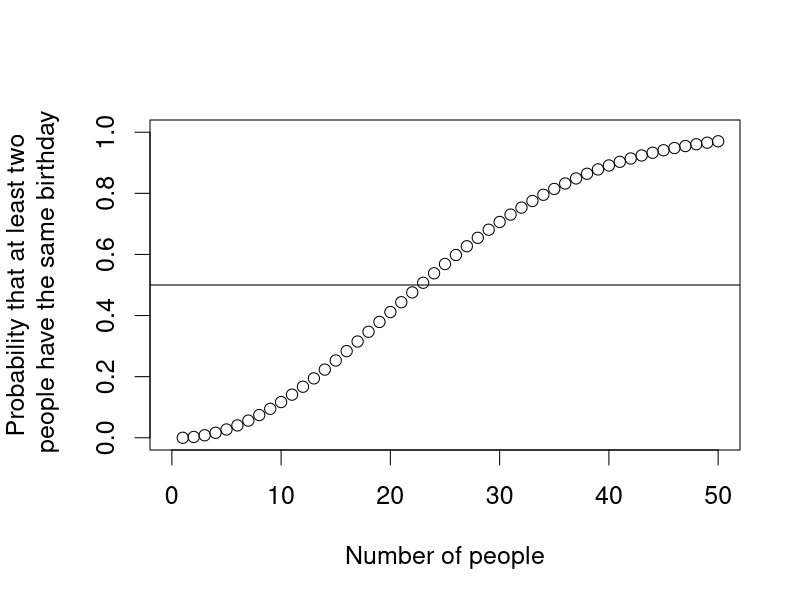

Write the R code that produced this figure. (Note: this script raises an error after producing the figure.)
## ---- chunk 1
par(cex = 1.5, mar = c(5, 5, 4, 2))
birthday <- function(k) {
    logdenom <- k * log(365) + lfactorial(365 - k) # log denominator
    lognumer <- lfactorial(365) # log numerator
    ## P(at least two have the same bday) = 1 - P(nobody has the same bday)
    pr <- 1 - exp(lognumer - logdenom) # transform back
    return(pr)
}

k <- 1:50
bday <- birthday(k)  # call the function
names(bday) <- k  # add labels
plot(k, bday, xlab = "Number of people", xlim = c(0, 50), ylim = c(0, 1),
     ylab = "Probability that at least two\n people have the same birthday")
abline(h = 0.5) # horizontal 0.5 line
bday[20:25]
## ---- chunk 2
k <- 23 # number of people
sims <- 1000 # number of simulations
event <- 0 # counter

for (i in 1:sims) {
    days <- sample(1:365, k, replace = TRUE)
    days.unique <- unique(days) # unique birthdays
    ## if there are duplicates, the number of unique birthdays
    ## will be less than the number of birthdays, which is `k'
    if (length(days.unique) < k) {
        event <- event + 1
    }
}

## fraction of trials where at least two bdays are the same
answer <- event / sims
answer
## ---- chunk 3
choose(84, 6)
## ---- chunk 4
data("FLVoters", package = "qss")
dim(FLVoters) # before removal of missing data

FLVoters <- na.omit(FLVoters)
dim(FLVoters) # after removal

margin.race <- prop.table(table(FLVoters$race))
margin.race

margin.gender <- prop.table(table(FLVoters$gender))
margin.gender

prop.table(table(FLVoters$race[FLVoters$gender == "f"]))

joint.p <- prop.table(table(race = FLVoters$race, gender = FLVoters$gender))
joint.p

rowSums(joint.p)
colSums(joint.p)
## ---- chunk 5
FLVoters$age.group <- NA # initialize a variable
FLVoters$age.group[FLVoters$age <= 20] <- 1
FLVoters$age.group[FLVoters$age > 20 & FLVoters$age <= 40] <- 2
FLVoters$age.group[FLVoters$age > 40 & FLVoters$age <= 60] <- 3
FLVoters$age.group[FLVoters$age > 60] <- 4

joint3 <-
    prop.table(table(race = FLVoters$race, age.group = FLVoters$age.group,
                     gender = FLVoters$gender))
joint3

## marginal probabilities for age groups
margin.age <- prop.table(table(FLVoters$age.group))
margin.age

## P(black and female | above 60)
joint3["black", 4, "f"] / margin.age[4]

## two-way joint probability table for age group and gender
joint2 <- prop.table(table(age.group = FLVoters$age.group,
                           gender = FLVoters$gender))
joint2
joint2[4, "f"] # P(above 60 and female)

## P(black | female and above 60)
joint3["black", 4, "f"] / joint2[4, "f"]
## ---- chunk 6
par(cex = 1.5)
plot(c(margin.race * margin.gender["f"]), # product of marginal probs.
     c(joint.p[, "f"]), # joint probabilities
     xlim = c(0, 0.4), ylim = c(0, 0.4),
     xlab = "P(race) * P(female)", ylab = "P(race and female)")
abline(0, 1) # 45 degree line

par(cex = 1.5)

## joint independence
plot(c(joint3[, 4, "f"]), # joint probability
     margin.race * margin.age[4] * margin.gender["f"], # product of marginals
     xlim = c(0, 0.3), ylim = c(0, 0.3), main = "Joint independence",
     xlab = "P(race and above 60 and female)",
     ylab = "P(race) * P(above 60) * P(female)")
abline(0, 1)

## conditional independence given female
plot(c(joint3[, 4, "f"]) / margin.gender["f"], # joint prob. given female
     ## product of marginals
     (joint.p[, "f"] / margin.gender["f"]) *
         (joint2[4, "f"] / margin.gender["f"]),
     xlim = c(0, 0.3), ylim = c(0, 0.3), main = "Marginal independence",
     xlab = "P(race and above 60 | female)",
     ylab = "P(race | female) * P(above 60 | female)")
abline(0, 1)

sims <- 1000
doors <- c("goat", "goat", "car")
result.switch <- result.noswitch <- rep(NA, sims)

for (i in 1:sims) {
    ## randomly choose the initial door
    first <- sample(1:3, size = 1)
    result.noswitch[i] <- doors[first]
    remain <- doors[-first] # remaining two doors
    ## Monty chooses one door with a goat
    monty <- sample((1:2)[remain == "goat"], size = 1)
    result.switch[i] <- remain[-monty]
}

mean(result.noswitch == "car")
mean(result.switch == "car")
## ---- chunk 7
data("cnames", package = "qss")
dim(cnames)

x <- c("blue", "red", "yellow")
y <- c("orange", "blue")

## match x with y
match(x, y) # `blue' appears in the 2nd element of y

## match y with x
match(y, x) # `blue' appears in the 1st element of x

FLVoters <- FLVoters[!is.na(match(FLVoters$surname, cnames$surname)), ]
dim(FLVoters)

whites <- subset(FLVoters, subset = (race == "white"))
w.indx <- match(whites$surname, cnames$surname)
head(w.indx)

## relevant variables
vars <- c("pctwhite", "pctblack", "pctapi", "pcthispanic", "pctothers")
mean(apply(cnames[w.indx, vars], 1, max) == cnames$pctwhite[w.indx])

## blacks
blacks <- subset(FLVoters, subset = (race == "black"))
b.indx <- match(blacks$surname, cnames$surname)

mean(apply(cnames[b.indx, vars], 1, max) == cnames$pctblack[b.indx])

## Hispanics
hispanics <- subset(FLVoters, subset = (race == "hispanic"))
h.indx <- match(hispanics$surname, cnames$surname)

mean(apply(cnames[h.indx, vars], 1, max) == cnames$pcthispanic[h.indx])

## Asians
asians <- subset(FLVoters, subset = (race == "asian"))
a.indx <- match(asians$surname, cnames$surname)

mean(apply(cnames[a.indx, vars], 1, max) == cnames$pctapi[a.indx])

indx <- match(FLVoters$surname, cnames$surname)

## whites false discovery rate
1 - mean(FLVoters$race[apply(cnames[indx, vars], 1, max) ==
                           cnames$pctwhite[indx]] == "white")

## black false discovery rate
1 - mean(FLVoters$race[apply(cnames[indx, vars], 1, max) ==
                           cnames$pctblack[indx]] == "black")

## Hispanic false discovery rate
1 - mean(FLVoters$race[apply(cnames[indx, vars], 1, max) ==
                           cnames$pcthispanic[indx]] == "hispanic")

## Asian false discovery rate
1 - mean(FLVoters$race[apply(cnames[indx, vars], 1, max) ==
                           cnames$pctapi[indx]] == "asian")

data("FLCensus", package = "qss")

## compute proportions by applying weighted.mean() to each column
race.prop <-
    apply(FLCensus[, c("white", "black", "api", "hispanic", "others")],
          2, weighted.mean, weights = FLCensus$total.pop)

race.prop # race proportions in Florida

total.count <- sum(cnames$count)

## P(surname | race) = P(race | surname) * P(surname) / P(race)
cnames$name.white <- (cnames$pctwhite / 100) *
    (cnames$count / total.count) / race.prop["white"]

cnames$name.black <- (cnames$pctblack / 100) *
    (cnames$count / total.count) / race.prop["black"]

cnames$name.hispanic <- (cnames$pcthispanic / 100) *
    (cnames$count / total.count) / race.prop["hispanic"]

cnames$name.asian <- (cnames$pctapi / 100) *
    (cnames$count / total.count) / race.prop["api"]

cnames$name.others <- (cnames$pctothers / 100) *
    (cnames$count / total.count) / race.prop["others"]

FLVoters <- merge(x = FLVoters, y = FLCensus, by = c("county", "VTD"),
                  all = FALSE)

## P(surname | residence) = sum_race P(surname | race) P(race | residence)
indx <- match(FLVoters$surname, cnames$surname)

FLVoters$name.residence <- cnames$name.white[indx] * FLVoters$white +
    cnames$name.black[indx] * FLVoters$black +
    cnames$name.hispanic[indx] * FLVoters$hispanic +
    cnames$name.asian[indx] * FLVoters$api +
    cnames$name.others[indx] * FLVoters$others

## P(race | surname, residence) = P(surname | race) * P(race | residence)
##                                / P(surname | residence)
FLVoters$pre.white <- cnames$name.white[indx] * FLVoters$white /
    FLVoters$name.residence

FLVoters$pre.black <- cnames$name.black[indx] * FLVoters$black /
    FLVoters$name.residence

FLVoters$pre.hispanic <- cnames$name.hispanic[indx] * FLVoters$hispanic /
    FLVoters$name.residence

FLVoters$pre.asian <- cnames$name.asian[indx] * FLVoters$api /
    FLVoters$name.residence

FLVoters$pre.others <- 1 - FLVoters$pre.white - FLVoters$pre.black -
    FLVoters$pre.hispanic - FLVoters$pre.asian

## relevant variables
vars1 <- c("pre.white", "pre.black", "pre.hispanic", "pre.asian",
           "pre.others")
## whites
whites <- subset(FLVoters, subset = (race == "white"))
mean(apply(whites[, vars1], 1, max) == whites$pre.white)

## blacks
blacks <- subset(FLVoters, subset = (race == "black"))
mean(apply(blacks[, vars1], 1, max) == blacks$pre.black)

## Hispanics
hispanics <- subset(FLVoters, subset = (race == "hispanic"))
mean(apply(hispanics[, vars1], 1, max) == hispanics$pre.hispanic)

## Asians
asians <- subset(FLVoters, subset = (race == "asian"))
mean(apply(asians[, vars1], 1, max) == asians$pre.asian)

## proportion of blacks among those with surname "White"
cnames$pctblack[cnames$surname == "WHITE"]

## predicted probability of being black given residence location
summary(FLVoters$pre.black[FLVoters$surname == "WHITE"])

## whites
1 - mean(FLVoters$race[apply(FLVoters[, vars1], 1, max) ==
                           FLVoters$pre.white] == "white")

## blacks
1 - mean(FLVoters$race[apply(FLVoters[, vars1], 1, max) ==
                           FLVoters$pre.black] == "black")

## Hispanics
1 - mean(FLVoters$race[apply(FLVoters[, vars1], 1, max) ==
                           FLVoters$pre.hispanic] == "hispanic")

## Asians
1 - mean(FLVoters$race[apply(FLVoters[, vars1], 1, max) ==
                           FLVoters$pre.asian] == "asian")
## ---- chunk 8
## uniform PDF: x = 0.5, interval = [0, 1]
dunif(0.5, min = 0, max = 1)

## uniform CDF: x = 1, interval = [-2, 2]
punif(1, min = -2, max = 2)

sims <- 1000
p <- 0.5 # success probabilities
x <- runif(sims, min = 0, max = 1) # uniform [0, 1]
head(x)

y <- as.integer(x <= p) # Bernoulli; turn TRUE/FALSE to 1/0
head(y)
mean(y) # close to success probability p, proportion of 1's vs. 0's
## ---- chunk 9
## PMF when x = 2, n = 3, p = 0.5
dbinom(2, size = 3, prob = 0.5)

## CDF when x = 1, n = 3, p = 0.5
pbinom(1, size = 3, prob = 0.5)

## number of voters who turn out
voters <- c(1000, 10000, 100000)
dbinom(voters / 2, size = voters, prob = 0.5)
## ---- chunk 10
## theoretical variance: p was set to 0.5 earlier
p * (1-p)

## sample variance using `y' generated earlier
var(y)
## ---- chunk 11
data("pres08", package = "qss")

## two-party vote share
pres08$p <- pres08$Obama / (pres08$Obama + pres08$McCain)

par(cex = 1.5)
n.states <- nrow(pres08) # number of states
n <- 1000 # number of respondents
sims <- 10000 # number of simulations

## Obama's electoral votes
Obama.ev <- rep(NA, sims)

for (i in 1:sims) {
    ## samples number of votes for Obama in each state
    draws <- rbinom(n.states, size = n, prob = pres08$p)
    ## sums state's electoral college votes if Obama wins the majority
    Obama.ev[i] <- sum(pres08$EV[draws > n / 2])
}

hist(Obama.ev, freq = FALSE, main = "Prediction of election outcome",
     xlab = "Obama's electoral college votes")
abline(v = 364, col = "red") # actual result

summary(Obama.ev)
mean(Obama.ev)

## probability of binomial random variable taking greater than n/2 votes
sum(pres08$EV * pbinom(n / 2, size = n, prob = pres08$p, lower.tail = FALSE))

## approximate variance using Monte Carlo draws
var(Obama.ev)

## theoretical variance
pres08$pb <- pbinom(n / 2, size = n, prob = pres08$p, lower.tail = FALSE)
V <- sum(pres08$pb * (1 - pres08$pb) * pres08$EV^2)
V

## approximate standard deviation using Monte Carlo draws
sd(Obama.ev)

## theoretical standard deviation
sqrt(V)
## ---- chunk 12
sims <- 1000

## 3 separate simulations for each
x.binom <- rbinom(sims, p = 0.2, size = 10)

## computing sample mean with varying sample size
mean.binom <- cumsum(x.binom) / 1:sims

## default runif() is uniform(0, 1)
x.unif <- runif(sims)
mean.unif <- cumsum(x.unif) / 1:sims

par(cex = 1.5)
## plot for binomial
plot(1:sims, mean.binom, type = "l", ylim = c(1, 3),
     xlab = "Sample size", ylab = "Sample mean", main = "Binomial(10, 0.2)")
abline(h = 2, lty = "dashed") # expectation

## plot for uniform
plot(1:sims, mean.unif, type = "l", ylim = c(0, 1),
     xlab = "Sample size", ylab = "Sample mean", main = "Uniform(0, 1)")
abline(h = 0.5, lty = "dashed") # expectation
## ---- chunk 13
par(cex = 1.5)
## sims = number of simulations
n.samp <- 1000
z.binom <- z.unif <- rep(NA, sims)

for (i in 1:sims) {
    x <- rbinom(n.samp, p = 0.2, size = 10)
    z.binom[i] <- (mean(x) - 2) / sqrt(1.6 / n.samp)
    x <- runif(n.samp, min = 0, max = 1)
    z.unif[i] <- (mean(x) - 0.5) / sqrt(1 / (12 * n.samp))
}

## histograms; nclass specifies the number of bins
hist(z.binom, freq = FALSE, nclass = 40, xlim = c(-4, 4), ylim = c(0, 0.6),
     xlab = "z-score", main = "Binomial(0.2, 10)")

x <- seq(from = -3, to = 3, by = 0.01)
lines(x, dnorm(x)) # overlay the standard Normal PDF
hist(z.unif, freq = FALSE, nclass = 40, xlim = c(-4, 4), ylim = c(0, 0.6),
     xlab = "z-score", main = "Uniform(0, 1)")
lines(x, dnorm(x))
